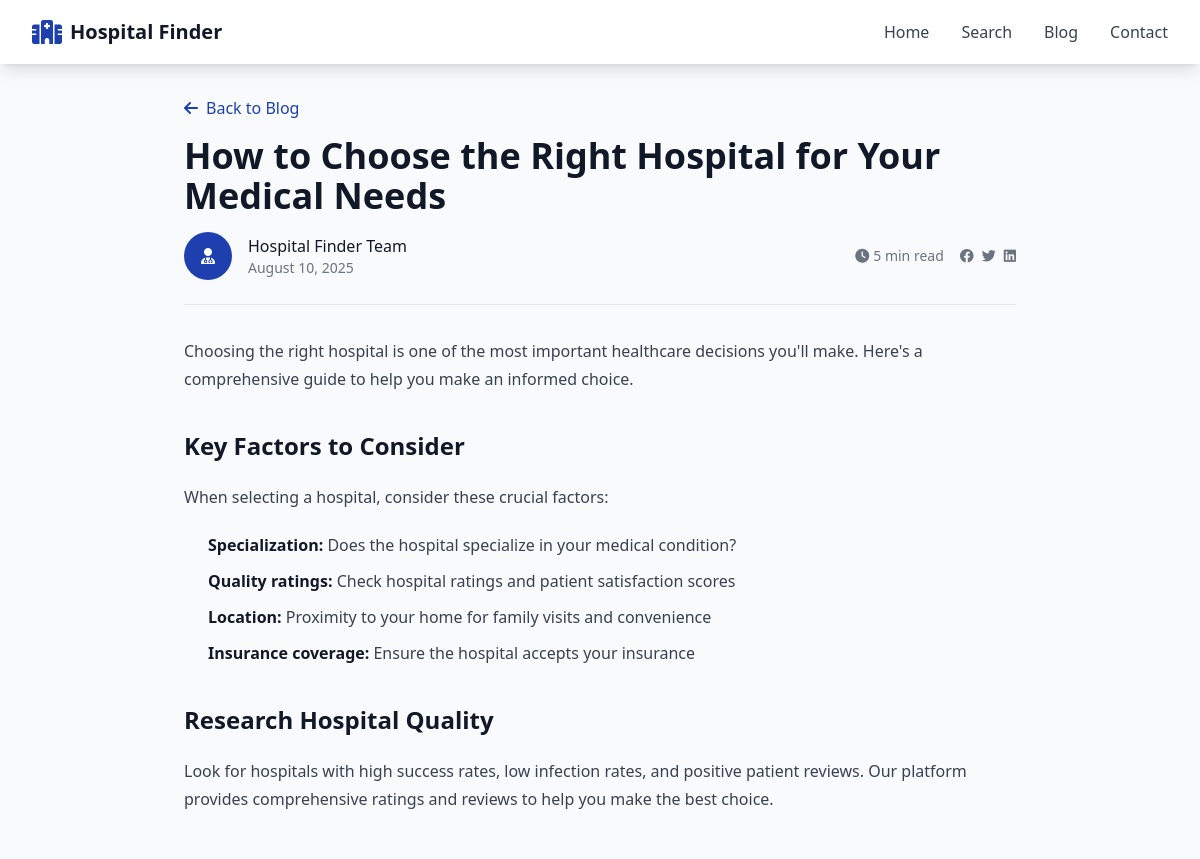
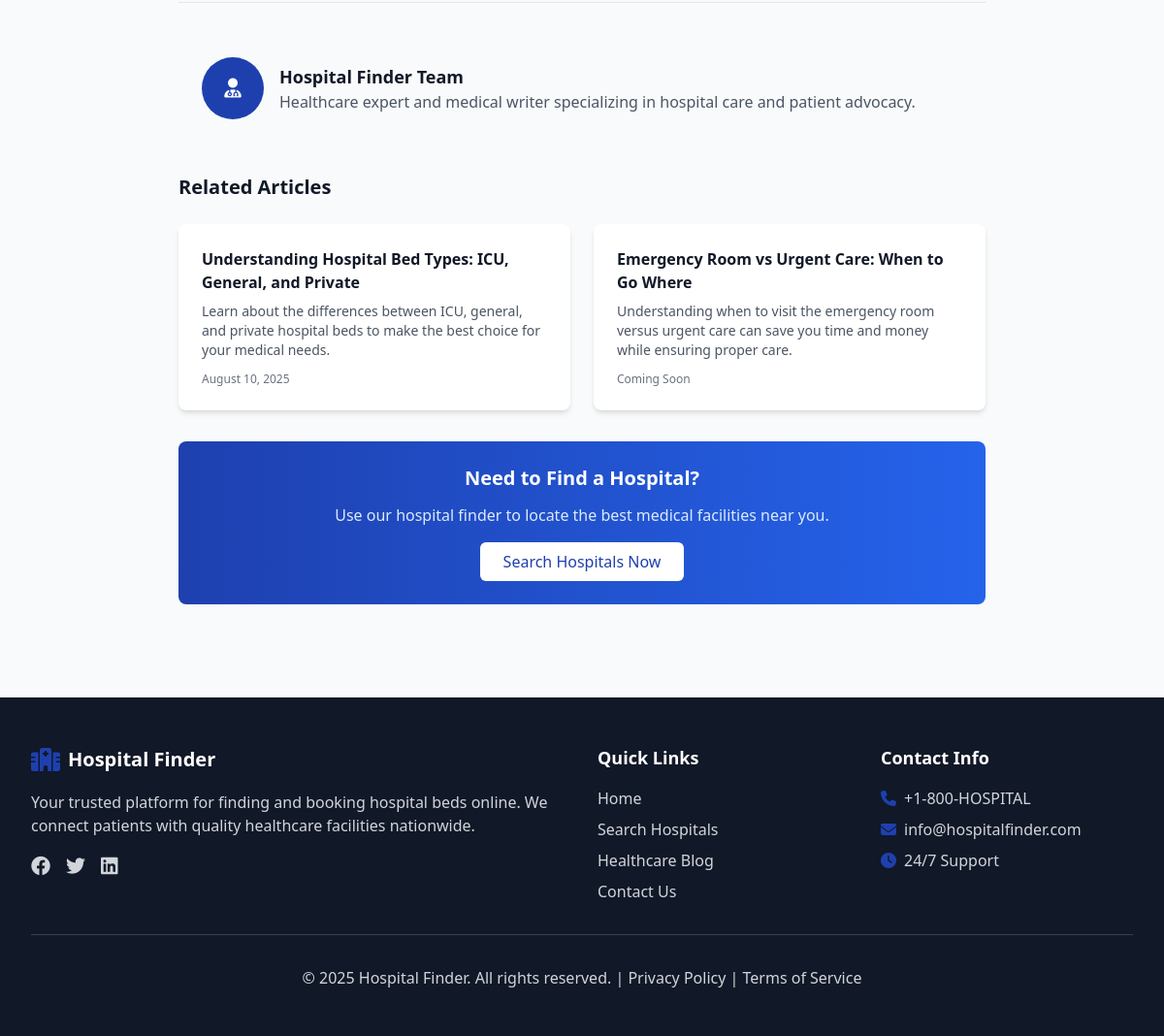
The page /blog/how-to-choose-right-hospital on the database its author committed (2 pictures, top to bottom).
### main.py (models this page shows)
class BlogPost(db.Model):
    id = db.Column(db.Integer, primary_key=True)
    title = db.Column(db.String(300), nullable=False)
    slug = db.Column(db.String(300), unique=True, nullable=False)
    content = db.Column(db.Text, nullable=False)
    excerpt = db.Column(db.Text, nullable=False)
    meta_description = db.Column(db.String(160))
    keywords = db.Column(db.String(500))
    author = db.Column(db.String(100), default='Hospital Finder Team')
    published_at = db.Column(db.DateTime, default=datetime.utcnow)
    is_published = db.Column(db.Boolean, default=True)

### main.py (the view)
@app.route('/blog/<slug>')
def blog_post(slug):
    post = BlogPost.query.filter_by(slug=slug, is_published=True).first_or_404()
    return render_template('blog_post.html',
                         post=post,
                         title=f'{post.title} - Hospital Finder Blog',
                         meta_description=post.meta_description or post.excerpt)

### templates/blog_post.html (shortened to what this page needs)
{% extends "base.html" %}
{% block content %}
<article class="max-w-4xl mx-auto px-4 sm:px-6 lg:px-8 py-8">
    <header class="mb-8">
        <div class="mb-4">
            <a href="{{ url_for('blog') }}"
               class="text-medical-blue hover:text-blue-700 transition-colors">
                <i class="fas fa-arrow-left mr-2"></i>Back to Blog
            </a>
        </div>
        <h1 class="text-3xl md:text-4xl font-bold text-gray-900 mb-4">{{ post.title }}</h1>
        <div class="flex items-center justify-between border-b border-gray-200 pb-6">
            <div class="flex items-center">
                <div class="w-12 h-12 bg-medical-blue rounded-full flex items-center justify-center">
                    <i class="fas fa-user-md text-white"></i>
                </div>
                <div class="ml-4">
                    <div class="font-medium text-gray-900">{{ post.author }}</div>
                    <div class="text-sm text-gray-500">{{ post.published_at.strftime('%B %d, %Y') }}</div>
                </div>
            </div>
            <div class="flex items-center space-x-4 text-sm text-gray-500">
                <div class="flex items-center">
                    <i class="fas fa-clock mr-1"></i>
                    <span>5 min read</span>
                </div>
                <div class="flex items-center space-x-2">
                    <button class="hover:text-medical-blue transition-colors" title="Share on Facebook">
                        <i class="fab fa-facebook"></i>
                    </button>
                    <button class="hover:text-medical-blue transition-colors" title="Share on Twitter">
                        <i class="fab fa-twitter"></i>
                    </button>
                    <button class="hover:text-medical-blue transition-colors" title="Share on LinkedIn">
                        <i class="fab fa-linkedin"></i>
                    </button>
                </div>
            </div>
        </div>
    </header>
    <div class="prose prose-lg max-w-none">
        {{ post.content | safe }}
    </div>
    <footer class="mt-12 pt-8 border-t border-gray-200">
        <div class="bg-gray-50 rounded-lg p-6">
            <div class="flex items-center">
                <div class="w-16 h-16 bg-medical-blue rounded-full flex items-center justify-center">
                    <i class="fas fa-user-md text-white text-xl"></i>
                </div>
                <div class="ml-4">
                    <h3 class="text-lg font-bold text-gray-900">{{ post.author }}</h3>
                    <p class="text-gray-600">Healthcare expert and medical writer specializing in hospital care and patient advocacy.</p>
                </div>
            </div>
        </div>
        <div class="mt-8">
            <h3 class="text-xl font-bold text-gray-900 mb-6">Related Articles</h3>
            <div class="grid grid-cols-1 md:grid-cols-2 gap-6">
                <div class="bg-white rounded-lg shadow-md p-6 hover:shadow-lg transition-shadow">
                    <h4 class="font-bold text-gray-900 mb-2 hover:text-medical-blue transition-colors">
                        <a href="{{ url_for('blog_post', slug='understanding-hospital-bed-types') }}">
                            Understanding Hospital Bed Types: ICU, General, and Private
                        </a>
                    </h4>
                    <p class="text-gray-600 text-sm mb-3">Learn about the differences between ICU, general, and private hospital beds to make the best choice for your medical needs.</p>
                    <div class="text-xs text-gray-500">{{ post.published_at.strftime('%B %d, %Y') }}</div>
                </div>
                <div class="bg-white rounded-lg shadow-md p-6 hover:shadow-lg transition-shadow">
                    <h4 class="font-bold text-gray-900 mb-2 hover:text-medical-blue transition-colors">
                        <a href="#">Emergency Room vs Urgent Care: When to Go Where</a>
                    </h4>
                    <p class="text-gray-600 text-sm mb-3">Understanding when to visit the emergency room versus urgent care can save you time and money while ensuring proper care.</p>
                    <div class="text-xs text-gray-500">Coming Soon</div>
                </div>
            </div>
        </div>
        <div class="mt-8 bg-gradient-to-r from-medical-blue to-blue-600 rounded-lg p-6 text-white text-center">
            <h3 class="text-xl font-bold mb-3">Need to Find a Hospital?</h3>
            <p class="mb-4 text-blue-100">Use our hospital finder to locate the best medical facilities near you.</p>
            <a href="{{ url_for('search') }}"
               class="inline-block bg-white text-medical-blue px-6 py-2 rounded-md hover:bg-gray-100 transition-colors font-medium">
                Search Hospitals Now
            </a>
        </div>
    </footer>
</article>
{% endblock %}

### templates/blog_post.html (style rules this page uses)
.prose { color: #374151; line-height: 1.75; }
.prose h2 { font-size: 1.5rem; font-weight: 700; color: #111827; margin-top: 2rem; margin-bottom: 1rem; }
.prose p { margin-bottom: 1.25rem; }
.prose ul, .prose ol { margin-bottom: 1.25rem; padding-left: 1.5rem; }
.prose li { margin-bottom: 0.5rem; }
.prose strong { font-weight: 600; color: #111827; }

### rows shown on the page
BlogPost: title "How to Choose the Right Hospital for Your Medical Needs", author "Hospital Finder Team", published_at "August 10, 2025", content "Choosing the right hospital is one of the most important healthcare decisions you'll make. Here's a comprehensive guide to help you make an informed choice. Key Factors to Consider When selecting a hospital, consider these crucial factors: Specialization: Does the hospital specialize in your medical condition? Quality ratings: Check hospital ratings and patient satisfaction scores Location: Proximity to your home for family visits and convenience Insurance coverage: Ensure the hospital accepts your insurance Research Hospital Quality Look for hospitals with high success rates, low infection rates, and positive patient reviews. Our platform provides comprehensive ratings and reviews to help…"
